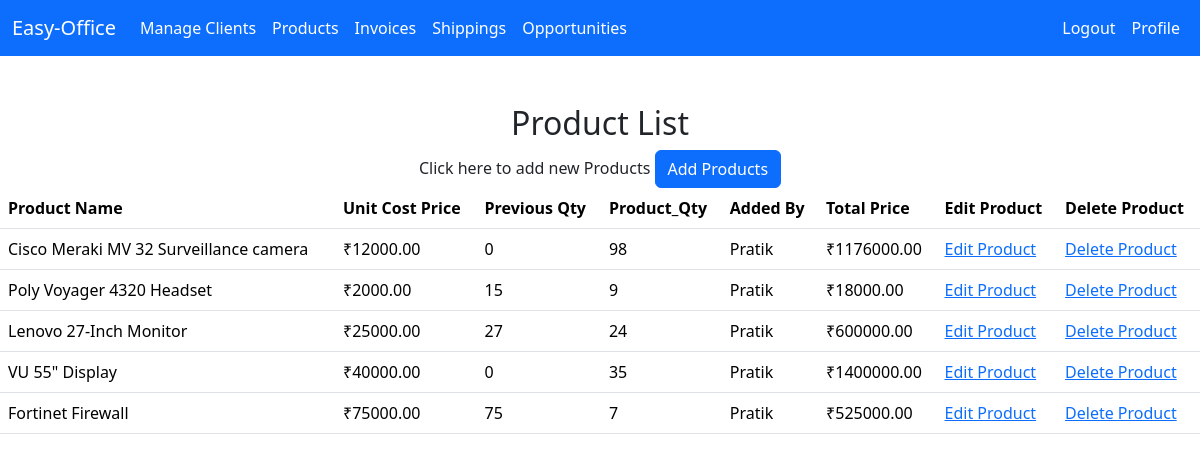
/products (signed in), run on an earlier commit of the app's database.
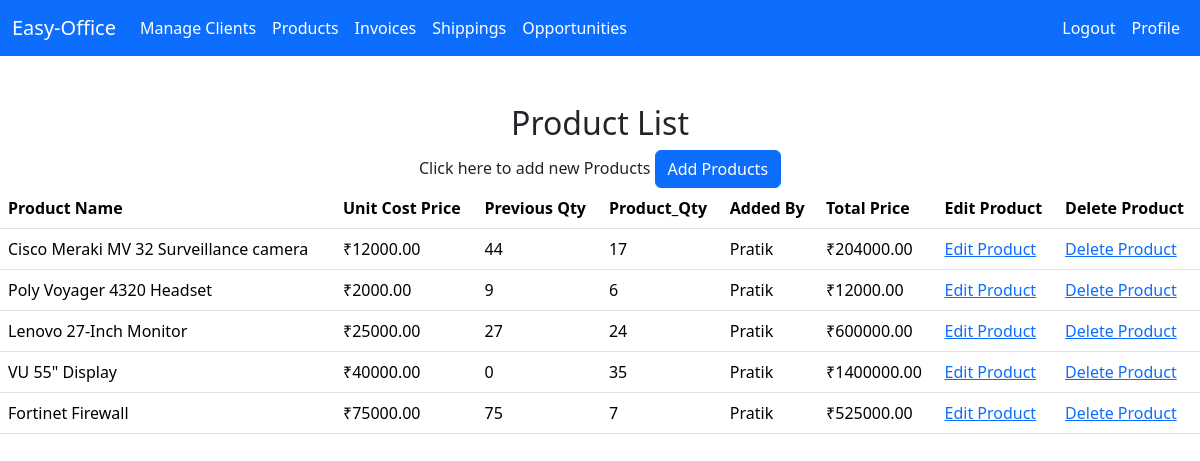
And on a later commit of the database.
### crm/models.py (models this page shows, shortened)
class Product(models.Model):
    product_name=models.CharField(max_length=150)
    cost_price=models.DecimalField(max_digits=10,decimal_places=2)
    product_qty=models.IntegerField()
    previous_qty = models.IntegerField(default=0)
    added_by=models.ForeignKey(User, on_delete=models.CASCADE,null=True,blank=True)
    def total_price(self):
        return self.cost_price * self.product_qty

### crm/views.py (the view)
# urls.py: path('products',views.products_view,name='products'),
@login_required
def products_view(request):
    Products=Product.objects.all()
    Product_count=len(Product.objects.all())
    return render(request,"crm/products.html",{'Products':Products,'product_Count':Product_count})

### crm/templates/crm/products.html
{% extends "crm/base.html" %}
{% block content %}
<div class="container mt-5">
  <div class="row">
      <div class="col text-center">
        <h2 style="text-align: center;">Product List</h2>
          <p style="display: inline;">
             Click here to add new Products
            <a href="{% url 'add_product' %}">
                <button type="button" class="btn btn-primary">Add Products</button>
            </a>
        </p>
      </div>
  </div>
</div>
<table class="table table-hover">
    <thead>
      <tr>
        <th scope="col" style="text-align: justify;">Product Name</th>
        <th scope="col">Unit Cost Price</th>
        <th scope="col">Previous Qty</th>
        <th scope="col">Product_Qty</th>
        <th scope="col">Added By</th>
        <th scope="col">Total Price</th>
        <th scope="col">Edit Product</th>
        <th scope="col">Delete Product</th>
      </tr>
    </thead>
    <tbody>
      {% for product in Products %}
      <tr>
        <td style="text-align: justify;">{{product.product_name}}</td>
        <td>₹{{product.cost_price}}</td>
        <td>{{product.previous_qty}}</td>
        <td>{{product.product_qty}}</td>
        <td>{{product.added_by}}</td>
        <td>₹{{product.total_price}}</td>
        <td>
          <a href="{% url 'edit_product' product.id %}">Edit Product</a>
        </td>
        <td>
          <a href="{% url 'delete_product' product.id %}">Delete Product</a>
        </td>
      </tr>
      {% empty %}
      <tr>
        <td colspan="3" class="text-center">No products available</td>
      </tr>
      {% endfor %}
    </tbody>
  </table>
{% endblock %}

What changed in the data, as far as the page shows it:
changed Product "Cisco Meraki MV 32 Surveillance camera": previous_qty "0" → "44"; product_qty "98" → "17"; total_price "1176000.00" → "204000.00"
changed Product "Poly Voyager 4320 Headset": previous_qty "15" → "9"; product_qty "9" → "6"; total_price "18000.00" → "12000.00"
